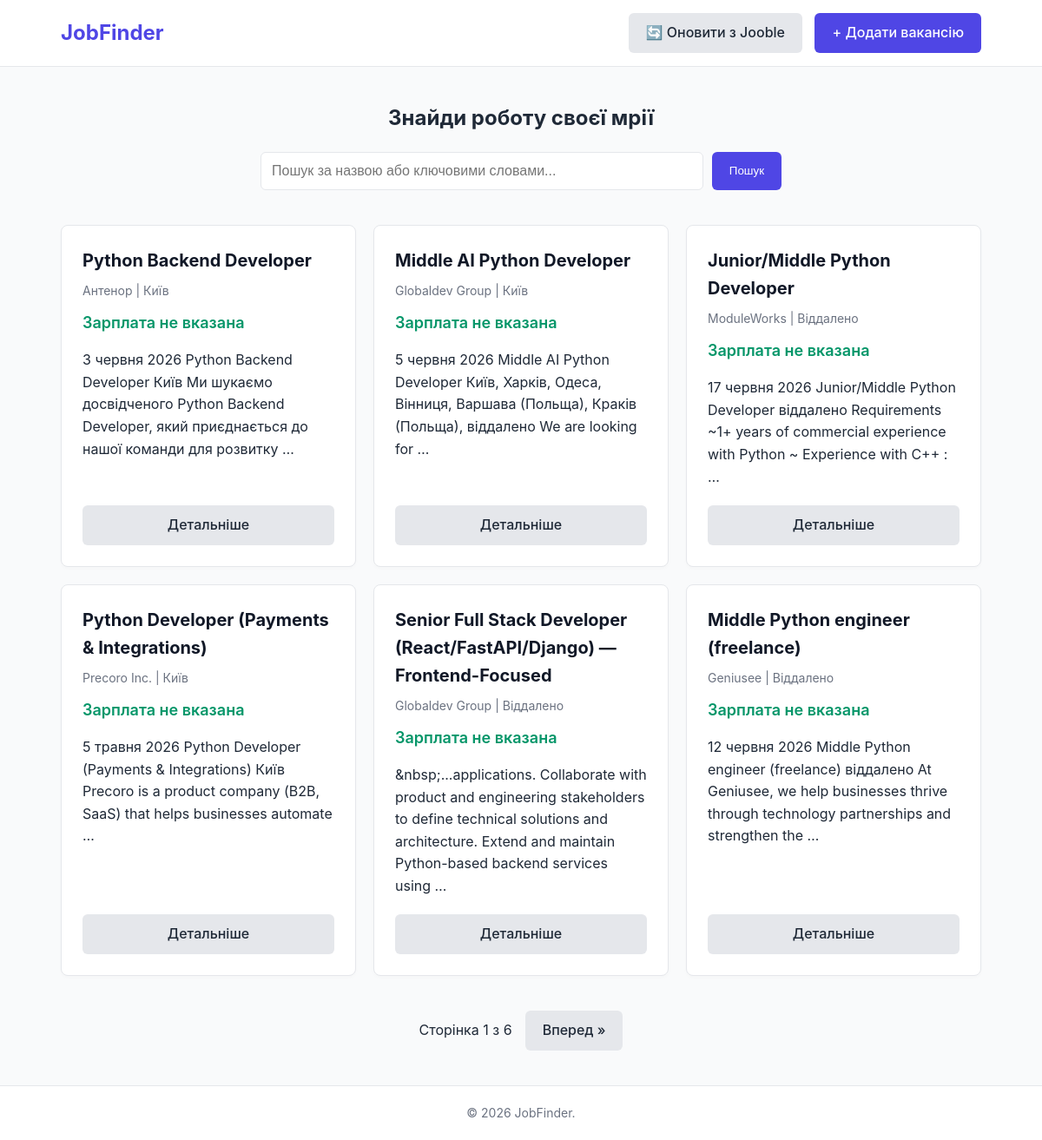
The page / on the database its author committed.
### vacancies/models.py (models this page shows, shortened)
class Vacancy(models.Model):
    title = models.CharField(max_length=255, verbose_name="Назва вакансії")
    company = models.CharField(max_length=255, verbose_name="Компанія")
    location = models.CharField(max_length=255, verbose_name="Місто / Локація")
    salary = models.CharField(
        max_length=100,
        default="Не вказана",
        verbose_name="Зарплата"
    )
    description = models.TextField(verbose_name="Опис вакансії")
    source_url = models.URLField(blank=True, null=True, unique=True, verbose_name="Посилання на першоджерело")
    created_at = models.DateTimeField(auto_now_add=True, verbose_name="Дата створення")
    class Meta:
        verbose_name = "Вакансія"
        verbose_name_plural = "Вакансії"
        ordering = ['-created_at']

### vacancies/views.py (the view)
# urls.py: path('', views.vacancy_list, name='vacancy_list'),
def vacancy_list(request):
    qs = Vacancy.objects.all()
    search_query = request.GET.get('q', '')
    if search_query:
        qs = qs.filter(title__icontains=search_query) | qs.filter(description__icontains=search_query)
    paginator = Paginator(qs, 6)
    page_number = request.GET.get('page')
    page_obj = paginator.get_page(page_number)
    return render(request, 'vacancies/index.html', {
        'page_obj': page_obj,
        'search_query': search_query
    })

### templates/vacancies/index.html (shortened to what this page needs)
{% extends 'base.html' %}
{% block content %}
<section class="search-section">
    <h1>Знайди роботу своєї мрії</h1>
    <form method="GET" action="{% url 'vacancy_list' %}" class="search-form">
        <input type="text" name="q" placeholder="Пошук за назвою або ключовими словами..." value="{{ search_query }}">
        <button type="submit" class="btn btn-primary">Пошук</button>
    </form>
</section>
<div class="vacancy-grid">
    {% for vacancy in page_obj %}
    <div class="card">
        <div>
            <h3 class="card-title">{{ vacancy.title }}</h3>
            <p class="card-meta">{{ vacancy.company }} | {{ vacancy.location }}</p>
            <p class="card-salary">
                {% if vacancy.salary > 0 %}{{ vacancy.salary }} грн.{% else %}Зарплата не вказана{% endif %}
            </p>
            <p>{{ vacancy.description|truncatewords:20 }}</p>
        </div>
        <div style="margin-top: 20px;">
            <a href="{% url 'vacancy_detail' vacancy.pk %}" class="btn btn-secondary" style="width: 100%; text-align: center;">Детальніше</a>
        </div>
    </div>
    {% empty %}
    <p style="grid-column: 1/-1; text-align: center; color: #6b7280;">Вакансій не знайдено.</p>
    {% endfor %}
</div>
{% if page_obj.has_other_pages %}
<div class="pagination">
    <span>Сторінка {{ page_obj.number }} з {{ page_obj.paginator.num_pages }}</span>
    {% if page_obj.has_next %}
        <a href="?q={{ search_query }}&page={{ page_obj.next_page_number }}" class="btn btn-secondary">Вперед &raquo;</a>
    {% endif %}
</div>
{% endif %}
{% endblock %}

### templates/base.html (shortened to what this page needs)
{% load static %}
<!DOCTYPE html>
<html lang="uk">
<head>
    <link rel="stylesheet" href="{% static 'css/style.css' %}">
</head>
<body>
    <header class="navbar">
        <div class="container nav-container">
            <a href="{% url 'vacancy_list' %}" class="logo">JobFinder</a>
            <nav>
                <a href="{% url 'parse_jooble' %}" class="btn btn-secondary" style="margin-right: 10px;">🔄 Оновити з Jooble</a>
                <a href="{% url 'vacancy_create' %}" class="btn btn-primary"> + Додати вакансію</a>
            </nav>
        </div>
    </header>
    <main class="container content">
        {% block content %}
        {% endblock %}
    </main>
    <footer class="footer">
        <p>&copy; 2026 JobFinder.</p>
    </footer>
</body>
</html>

### static/css/style.css (style rules this page uses)
:root { --primary-color: #4f46e5; --primary-hover: #4338ca; --danger-color: #ef4444; --danger-hover: #dc2626; --text-color: #1f2937; --light-bg: #f9fafb; --border-color: #e5e7eb; --white: #ffffff; }
* { box-sizing: border-box; margin: 0; padding: 0; }
body { font-family: -apple-system, BlinkMacSystemFont, "Segoe UI", Roboto, Helvetica, Arial, sans-serif; color: var(--text-color); background-color: var(--light-bg); line-height: 1.6; display: flex; flex-direction: column; min-height: 100vh; }
.container { width: 100%; max-width: 1100px; margin: 0 auto; padding: 0 20px; }
.navbar { background-color: var(--white); border-bottom: 1px solid var(--border-color); padding: 15px 0; position: sticky; top: 0; z-index: 100; }
.nav-container { display: flex; justify-content: space-between; align-items: center; }
.logo { font-size: 24px; font-weight: bold; color: var(--primary-color); text-decoration: none; }
.btn { display: inline-block; padding: 10px 20px; border-radius: 6px; text-decoration: none; font-weight: 500; cursor: pointer; border: none; transition: background 0.2s ease; }
.btn-primary { background-color: var(--primary-color); color: var(--white); }
.btn-secondary { background-color: var(--border-color); color: var(--text-color); }
.search-section { margin: 40px 0; text-align: center; }
.search-form { display: flex; max-width: 600px; margin: 20px auto 0; gap: 10px; }
.search-form input { flex: 1; padding: 12px; border: 1px solid var(--border-color); border-radius: 6px; font-size: 16px; }
.vacancy-grid { display: grid; grid-template-columns: repeat(auto-fill, minmax(300px, 1fr)); gap: 20px; margin-bottom: 40px; }
.card { background: var(--white); border: 1px solid var(--border-color); border-radius: 8px; padding: 24px; display: flex; flex-direction: column; justify-content: space-between; box-shadow: 0 2px 4px rgba(0,0,0,0.02); transition: transform 0.2s ease, box-shadow 0.2s ease; }
.card-title { font-size: 20px; margin-bottom: 8px; color: #111827; }
.card-meta { font-size: 14px; color: #6b7280; margin-bottom: 12px; }
.card-salary { font-size: 18px; font-weight: 600; color: #059669; margin-bottom: 15px; }
.pagination { display: flex; justify-content: center; align-items: center; gap: 15px; margin-bottom: 40px; }
.content { flex: 1; }
.footer { background: var(--white); text-align: center; padding: 20px 0; border-top: 1px solid var(--border-color); color: #6b7280; font-size: 14px; }

### rows shown on the page
Vacancy: title "Python Backend Developer", company "Антенор", location "Київ", salary "Зарплата не вказана", description "3 червня 2026 Python Backend Developer Київ Ми шукаємо досвідченого Python Backend Developer, який приєднається до нашої команди для розвитку …"
Vacancy: title "Middle AI Python Developer", company "Globaldev Group", location "Київ", salary "Зарплата не вказана", description "5 червня 2026 Middle AI Python Developer Київ, Харків, Одеса, Вінниця, Варшава (Польща), Краків (Польща), віддалено We are looking for …"
Vacancy: title "Junior/Middle Python Developer", company "ModuleWorks", location "Віддалено", salary "Зарплата не вказана", description "17 червня 2026 Junior/Middle Python Developer віддалено Requirements ~1+ years of commercial experience with Python ~ Experience with C++ : …"
Vacancy: title "Python Developer (Payments & Integrations)", company "Precoro Inc.", location "Київ", salary "Зарплата не вказана", description "5 травня 2026 Python Developer (Payments & Integrations) Київ Precoro is a product company (В2В, SaaS) that helps businesses automate …"
Vacancy: title "Senior Full Stack Developer (React/FastAPI/Django) — Frontend-Focused", company "Globaldev Group", location "Віддалено", salary "Зарплата не вказана", description "&nbsp;...applications. Collaborate with product and engineering stakeholders to define technical solutions and architecture. Extend and maintain Python-based backend services using …"
Vacancy: title "Middle Python engineer (freelance)", company "Geniusee", location "Віддалено", salary "Зарплата не вказана", description "12 червня 2026 Middle Python engineer (freelance) віддалено At Geniusee, we help businesses thrive through technology partnerships and strengthen the …"

### other values the page prints
{{ page_obj.number }} "1"
{{ page_obj.paginator.num_pages }} "6"
